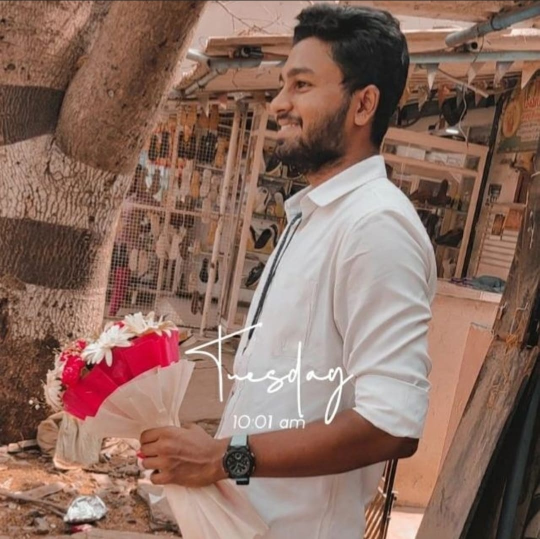
#> input picture Assignment/Test/Keerthan/1.png, 1079 x 1078 px, found by its file name (shown at 1/2 size); its folder holds 4 pictures in this run
$ jupyter execute --allow-errors Assignment.ipynb   (shell and % lines are left out)
#> lines starting #> are read from the running program, lines starting #| are printed output that depends on the picture
[cell 1]
#importing warnings
import os
import warnings
warnings.simplefilter('ignore')

[cell 2]
import numpy as np
import pandas as pd

[cell 3]
import matplotlib.pyplot as plt

[cell 4]
from skimage.io import imread, imshow
from skimage.transform import resize
from skimage.color import rgb2gray

[cell 5]
a = os.listdir("C:/Users/PK REDDY/Desktop/Assignment/Test/Keerthan")

#> (a cell that did not finish here is left out)

#> (a cell that did not finish here is left out)

[cell 8]
limit = 10
a_images =[None]*limit
j=0
for i in a:
    if(j<limit):
        a_images[j] = imread("C:/Users/PK REDDY/Desktop/Assignment/Test/Keerthan/"+i)
        j+=1
    else:
        break

[cell 9]
limit = 10
#> limit = 10
b_images =[None]*limit
#> b_images = 10 items
j=0
#> (the rest of this cell did not finish here and is left out)

[cell 10]
limit = 10
c_images =[None]*limit
j=0
#> (the rest of this cell did not finish here and is left out)

[cell 11]
imshow(a_images[0])

#> (a cell that did not finish here is left out)

#> (a cell that did not finish here is left out)

[cell 14]
a_gray = [None]*limit
j=0
for i in a:
    if (j<limit):
        a_gray[j] = rgb2gray(a_images[j][:,:,:3])
        j+=1
    else:
        break
#> after the loop, a_gray = 10 items; j = 4

[cell 15]
b_gray = [None]*limit
j=0
#> (the rest of this cell did not finish here and is left out)

[cell 16]
c_gray = [None]*limit
j=0
#> (the rest of this cell did not finish here and is left out)

[cell 17]
imshow(a_gray[0])
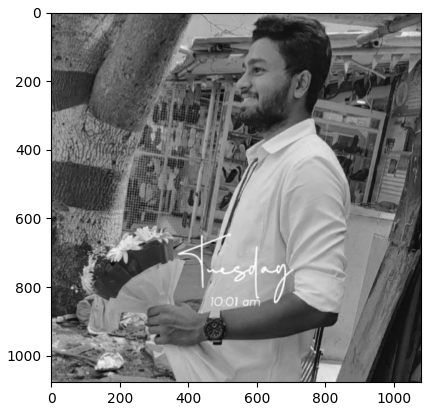
#> figure drawn by matplotlib, 1 panel

#> (a cell that did not finish here is left out)

#> (a cell that did not finish here is left out)

[cell 20]
a_gray[0].shape
#> Out = (1078, 1079)
